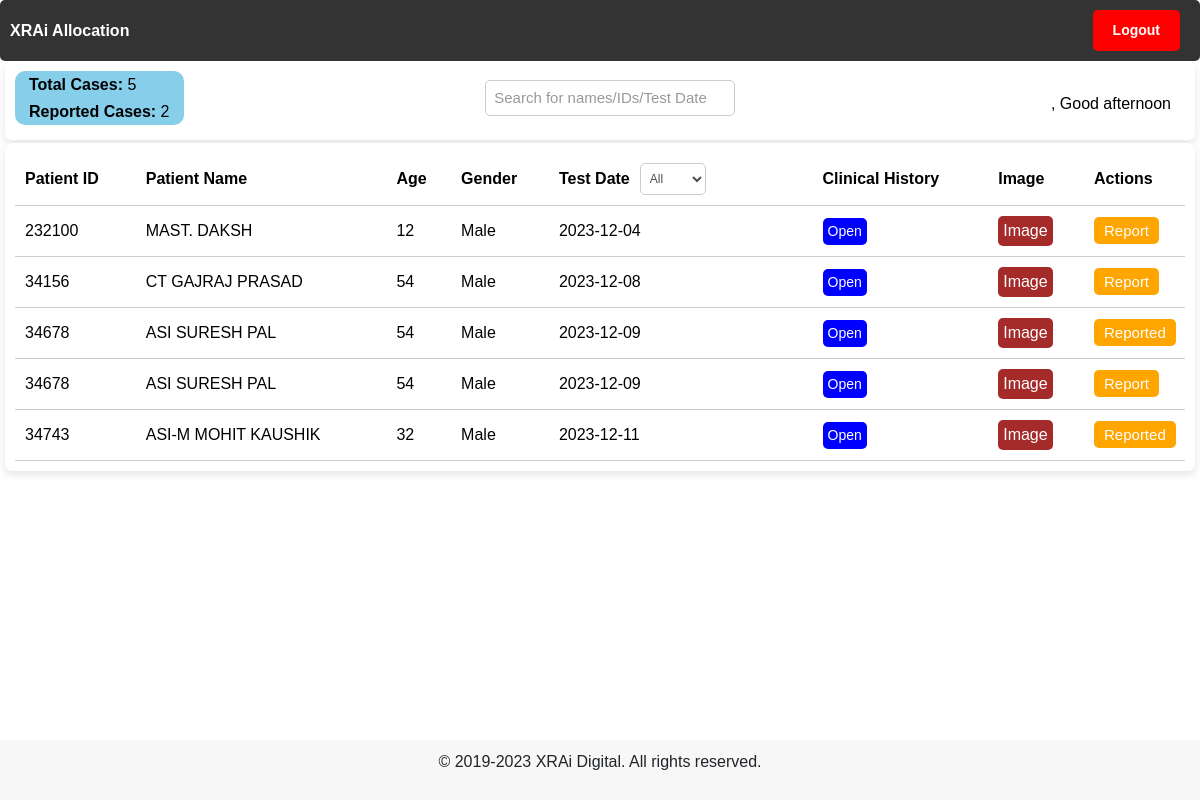
The page /xrayallocation on the database its author committed.
### users/models/DICOMData.py (models this page shows, shortened)
class DICOMData(models.Model):
    patient_name = models.CharField(max_length=50, blank=True)
    patient_id = models.CharField(max_length=20, blank=True)
    age = models.CharField(max_length=50, blank=True)
    gender = models.CharField(max_length=50, blank=True)
    study_date = models.CharField(max_length=50, blank=True)
    study_description = models.CharField(max_length=100, blank=True)
    dicom_file = models.FileField(upload_to='uploads/')
    jpeg_file = models.ImageField(upload_to='uploads/')
    isDone = models.BooleanField(default=False)
    notes = models.CharField(max_length=50000, default=True)

### users/views.py (the view)
# urls.py: path('xrayallocation', views.xrayallocation, name='xrayallocation'),
def xrayallocation(request):
    patients = DICOMData.objects.all().order_by('study_date')
    unique_dates = set()
    for patient in patients:
        unique_dates.add(patient.study_date)
    sorted_unique_dates = sorted(unique_dates, reverse=False)
    return render(request, 'users/xrayallocation.html', {'patients': patients, 'Date': sorted_unique_dates})

### users/templates/users/xrayallocation.html (shortened to what this page needs)
<!DOCTYPE html>
<html>
  {% load tz %} {% load static %}
  <head>
    <link rel="stylesheet" href="{% static 'resource/css/main.css' %}" />
    <link
      rel="stylesheet"
      href="https://stackpath.bootstrapcdn.com/bootstrap/4.5.0/css/bootstrap.min.css"
    />
    <link rel="stylesheet" href="https://cdnjs.cloudflare.com/ajax/libs/font-awesome/4.7.0/css/font-awesome.min.css"/>
  </head>
  <body>
    <nav class="navbar">
      <ul>
        <li>
          <a href="/allocation"><strong>XRAi Allocation</strong></a>
        </li>
      </ul>
      <ul>
        <li>
          <a href="/logout"
            ><button class="logout-button btn btn-sm">
              <strong>Logout</strong>
            </button></a
          >
        </li>
      </ul>
    </nav>
    <div class="container">
      <div class="row">
        <div class="col-lg-12">
          <div class="card">
            <div class="card-body">
              <h1 class="header">
                <div class="row-container">
                  <div class="count-container">
                    <span id="count1"><strong>Total Cases:</strong> <span id="totalRowCount">0</span></span>
                    <span id="count2"><strong>Reported Cases:</strong> <span id="reportedRowCount">0</span></span>
                  </div>
                  <input type="text" id="myInput" onkeyup="myFunction()" placeholder="Search for names/IDs/Test Date" title="Type in a name">
                  <div class="greeting" id="greeting">
                    {% if user %}
                    <h6>
                      <strong>{{ user.first_name }}</strong>,
                      <span id="greeting-text"></span>
                    </h6>
                    {% endif %}
                  </div>
                </div>
              </h1>
            </div>
          </div>
        </div>
      </div>
      <div class="card">
        <div class="card-body">
          <div class="table-container">
            <table id="patientTable">
              <thead>
                <tr>
                  <th>Patient ID</th>
                  <th>Patient Name</th>
                  <th>Age</th>
                  <th>Gender</th>
                  <th>
                    <div class="filter-dropdown-container">
                      <div>Test Date</div>
                        <div class="dropdown-select1" id="filter-date-dropdown-date">
                          <select id="filter-date-select-date" class="form-control">
                            <option value="">All</option>
                          </select>
                        </div>
                      </div>
                    </div>
                  <th>Clinical History</th>
                  <th>Image</th>
                  <th>Actions</th>
              <tbody>
                {% for patient in patients %}
                <tr class="patientRow" id="{{ patient.patient_id }}">
                  <td>{{ patient.patient_id }}</td>
                  <td>{{ patient.patient_name }}</td>
                  <td>{{ patient.age }}</td>
                  <td>{{ patient.gender }}</td>
                  <td>{{ patient.study_date }}</td>
                  <td>
                      <button class="openClinicalHistoryButton" data-clinical-history="{{ patient.notes }}">
                        Open
                      </button>
                    </td>
                  <td>
                    <a
                      class="imageButton"
                      target="_blank"
                      href="{% get_media_prefix %}{{ patient.jpeg_file }}"
                    >
                      Image
                    </a>
                  </td>
                  <td>
                    <a
                      class="reportButton"
                      href="reporting-bot?data-patientid={{ patient.patient_id }}&data-patientname={{ patient.patient_name }}&data-age={{ patient.age }}&data-gender={{ patient.gender }}&data-testdate={{ patient.study_date }}&data-reportdate={% now 'Y-m-d' %}&data-reportimage={% get_media_prefix %}{{ patient.jpeg_file }}"
                      data-patient-id="{{ patient.patient_id }}"
                      data-patientname="{{ patient.patient_name }}"
                      data-age="{{ patient.age }}"
                      data-gender="{{ patient.gender }}"
                      data-testdate="{{ patient.study_date }}"
                      data-reportdate="{% now 'Y-m-d' %}"
                      data-reportimage="{% get_media_prefix %}{{ patient.jpeg_file }}"
                      data-dicom-file="{% get_media_prefix %}{{ patient.dicom_file }}"
                      onclick="changeButtonColor(this);">
                      {% if patient.isDone %}
                      Reported
                      {% else %}
                      Report
                      {% endif %}
                    </a>
                  </td>
                </tr>
                {% endfor %}
              </tbody>
          </div>
        </div>
      </div>
    <div class="footer">
      <p>&copy; 2019-2023 XRAi Digital. All rights reserved.</p>
    </div>
  </body>
</html>

### users/static/resource/css/main.css (style rules this page uses)
.container { margin-top: 20px; }

### users/templates/users/xrayallocation.html (style rules this page uses)
body { font-family: Arial, sans-serif; margin: 0; padding: 0; display: flex; min-height: 100vh; flex-direction: column; }
.container { margin: 0 auto; width: 100%; max-width: 100%; padding-left: 5px; padding-right: 5px; }
.card { border: none; border-radius: 7px; box-shadow: 0 4px 8px rgba(0, 0, 0, 0.1); margin-bottom: 3px; position: sticky; top: 0; z-index: 1; background-color: #fff; }
.card-body { padding: 10px; }
#count1 { padding: 10px; font-size: 25px; color: black; }
#count2 { padding: 10px; font-size: 25px; color: black; }
#totalRowCount { color: orange; }
#reportedRowCount { color: green; }
.header { margin-bottom: 5px; background-color: #fff; z-index: 10; position: sticky; top: 60px; }
table { width: 100%; border-collapse: collapse; background-color: #ccc; }
th, td { padding: 10px; text-align: left; border-bottom: 1px solid #ccc; }
th:last-child, td:last-child { border-right: none; }
th:first-child, td:first-child { position: sticky; left: 0; background-color: #fff; z-index: 1; }
td:first-child { z-index: 2; }
.table-container { height: 100%; overflow-y: auto; }
.dropdown-select1 { position: relative; }
.dropdown-select1 select { width: 70%; padding: 5px; font-size: 12px; border: 1px solid #ccc; border-radius: 5px; }
.greeting { margin-top: 18px; text-align: right; font-weight: bold; float: right; color: black; }
.footer { background-color: #f7f7f7; padding: 10px 0; text-align: center; margin-top: auto; }
.filter-dropdown-container { display: flex; align-items: center; }
.filter-dropdown-container > div { margin-right: 10px; }
a.reportButton { color: white; background-color: #ffa500; border: none; border-radius: 5px; padding: 5px 10px; font-size: 15px; cursor: pointer; text-decoration: none; transition: background-color 0.3s; }
.navbar { background-color: #333; color: #fff; padding: 10px; z-index: 999; display: flex; justify-content: space-between; align-items: center; position: sticky; top: 0; border-radius: 5px; }
.navbar ul { list-style-type: none; margin: 0; padding: 0; }
.navbar ul li { display: inline; margin-right: 10px; }
.navbar ul li a { color: #fff; text-decoration: none; }
.logout-button { background-color: red; color: white; padding: 10px 20px; border: none; border-radius: 5px; }
#patientTable { width: 100vw; background-color: white; color: black; }
#myInput { padding: 5px; font-size: 15px; width: 230px; }
#myInput::placeholder { color: #999; }
.openClinicalHistoryButton { padding: 3px 5px; font-size: 14px; background-color: blue; color: #fff; border: none; border-radius: 5px; cursor: pointer; transition: background-color 0.3s; }
a.imageButton { display: inline-block; padding: 3px 5px; background-color: brown; color: #ffffff; text-decoration: none; border-radius: 5px; cursor: pointer; transition: background-color 0.3s; }
.row-container { display: flex; align-items: center; justify-content: space-between; }
.count-container { display: flex; flex-direction: column; align-items: flex-start; background-color: skyblue; border-radius: 10px; font-family: 'Arial', sans-serif; }
#count1, #count2, .greeting { margin-right: 10px; margin-left:10px; padding: 4px; font-size: 16px; }
#totalRowCount, #reportedRowCount { color: black; }
#myInput { padding: 8px; font-size: 15px; border: 1px solid #ccc; border-radius: 5px; width: 250px; }

### rows shown on the page
DICOMData: patient_id "232100", patient_name "MAST. DAKSH", age "12", gender "Male", study_date "2023-12-04", isDone "Report"
DICOMData: patient_id "34156", patient_name "CT GAJRAJ PRASAD", age "54", gender "Male", study_date "2023-12-08", isDone "Report"
DICOMData: patient_id "34678", patient_name "ASI SURESH PAL", age "54", gender "Male", study_date "2023-12-09", isDone "Reported"
DICOMData: patient_id "34678", patient_name "ASI SURESH PAL", age "54", gender "Male", study_date "2023-12-09", isDone "Report"
DICOMData: patient_id "34743", patient_name "ASI-M MOHIT KAUSHIK", age "32", gender "Male", study_date "2023-12-11", isDone "Reported"
